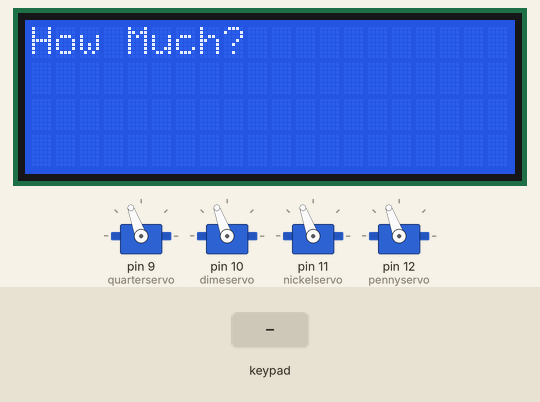
A sketch run on a simulated Arduino Uno, built with avr-gcc and run on an emulated ATmega328P. On the bench: 4 × servo, 20×4 character LCD. The inputs (shaded band) are chosen by the test bench. What the sketch prints to the serial monitor is not drawn.

Above: at 1.2 s.
1.3 s: keypad keys 8 7 6 5 # pressed 0.4 s apart
At 3.3 s:
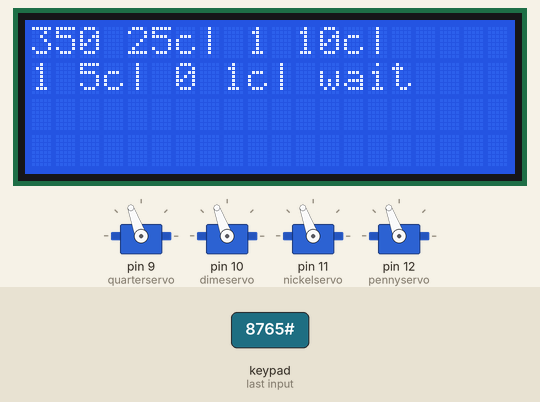
At 3.8 s:
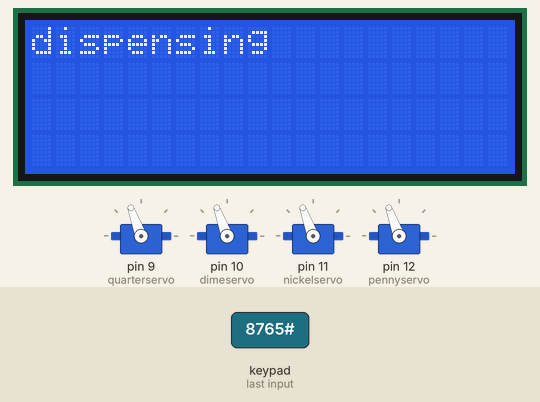
Timing chart, 0 to 11.9 s (numbered marks = the images above; inputs shaded):
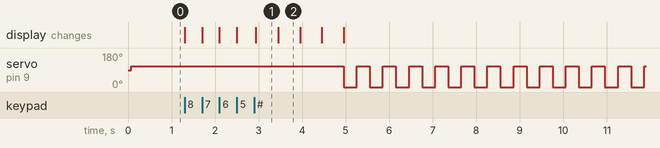

The sketch:

changemachine.ino
```cpp
#include <Servo.h>
Servo quarterservo,dimeservo,nickelservo,pennyservo;

#include <Keypad.h>
const byte ROWS = 4;
const byte COLS = 3;

char hexaKeys[ROWS][COLS] = {
  {'1', '2', '3'},
  {'4', '5', '6'},
  {'7', '8', '9'},
  {'*', '0', '#'}
};

byte rowPins[ROWS] = {8, 7, 6, 5};
byte colPins[COLS] = {4, 3, 2};

Keypad customKeypad = Keypad(makeKeymap(hexaKeys), rowPins, colPins, ROWS, COLS);


#include <Wire.h>
#include <LiquidCrystal_I2C.h>

LiquidCrystal_I2C lcd(0x27,20,4);  // set the LCD address to 0x27 for a 16 chars and 2 line display
  int total;

void setup() {


  quarterservo.attach(9);        //attach the servo on pins
  dimeservo.attach(10);
  nickelservo.attach(11);
  pennyservo.attach(12);
  Serial.begin(9600);
  lcd.init();
  // Print a message to the LCD.
  lcd.backlight();

   lcd.setCursor(0,0);
  lcd.print("How Much?");
  lcd.setCursor(12,0);
quarterservo.write(110);
dimeservo.write(110);
nickelservo.write(110);
pennyservo.write(110);

}


   int GetNumber()
{
   int num = 0;
   char key = customKeypad.getKey();
   while(key != '#')
   {
      switch (key)
      {
         case NO_KEY:
            break;

         case '0': case '1': case '2': case '3': case '4':
         case '5': case '6': case '7': case '8': case '9':
            lcd.print(key);
            num = num * 10 + (key - '0');
            break;

         case '*':
            num = 0;
            lcd.clear();
            lcd.setCursor(0,0);
            lcd.print("How Much?");
            lcd.setCursor(12,0);
            break;
      }

      key = customKeypad.getKey();
   }

   return num;
}

void loop() {

int   i = GetNumber();

int quarter = i/25;
int change = i%25;
int dime = change/10;
 change = change%10;
int nickel = change/5;
change = change%5;
int penny = change;


lcd.clear();
lcd.setCursor(0,0);
  lcd.print(quarter);
  lcd.print(" 25c| ");

  lcd.print(dime);
  lcd.print(" 10c| ");
  lcd.setCursor(0,1);

  lcd.print(nickel);
  lcd.print(" 5c| ");

  lcd.print(penny);
  lcd.print(" 1c| ");

lcd.print("wait");
delay(500);
lcd.clear();
lcd.setCursor(0,0);
lcd.print("dispensing");
delay(500);
lcd.print(".");
delay(500);
lcd.print(".");
delay(500);
lcd.print(".");


Serial.print("quarter: ");
 Serial.print(quarter);
 Serial.print("\n");
  Serial.print("dime: ");
 Serial.print(dime);
 Serial.print("\n");
 Serial.print("nickel: ");
 Serial.print(nickel);
 Serial.print("\n");
 Serial.print("penny: ");
 Serial.print(penny);
 Serial.print("\n");


for(int i=0;i<quarter;i++){
  quarterservo.write(0);
  delay(300);
  quarterservo.write(110);
  delay(300);
}
for(int i=0;i<dime;i++){
  dimeservo.write(0);
  delay(300);
  dimeservo.write(110);
  delay(300);
}
for(int i=0;i<nickel;i++){
  nickelservo.write(0);
  delay(300);
  nickelservo.write(110);
  delay(300);
}
for(int i=0;i<penny;i++){
  pennyservo.write(0);
  delay(300);
  pennyservo.write(110);
  delay(300);
}

lcd.clear();
lcd.setCursor(0,0);
lcd.print("How Much?");
lcd.setCursor(12,0);


  }
```

Measured:
- after the input at 1.3 s, servo on pin 9 (quarterservo): alternates 110° for 0.30 s and 0° for 0.30 s, starting after 3.7 s; the display: first changes at once (image 1 shows a later state)
- what the display in image 1 shows lasts 0.6 s, from 2.9 s to 3.5 s
